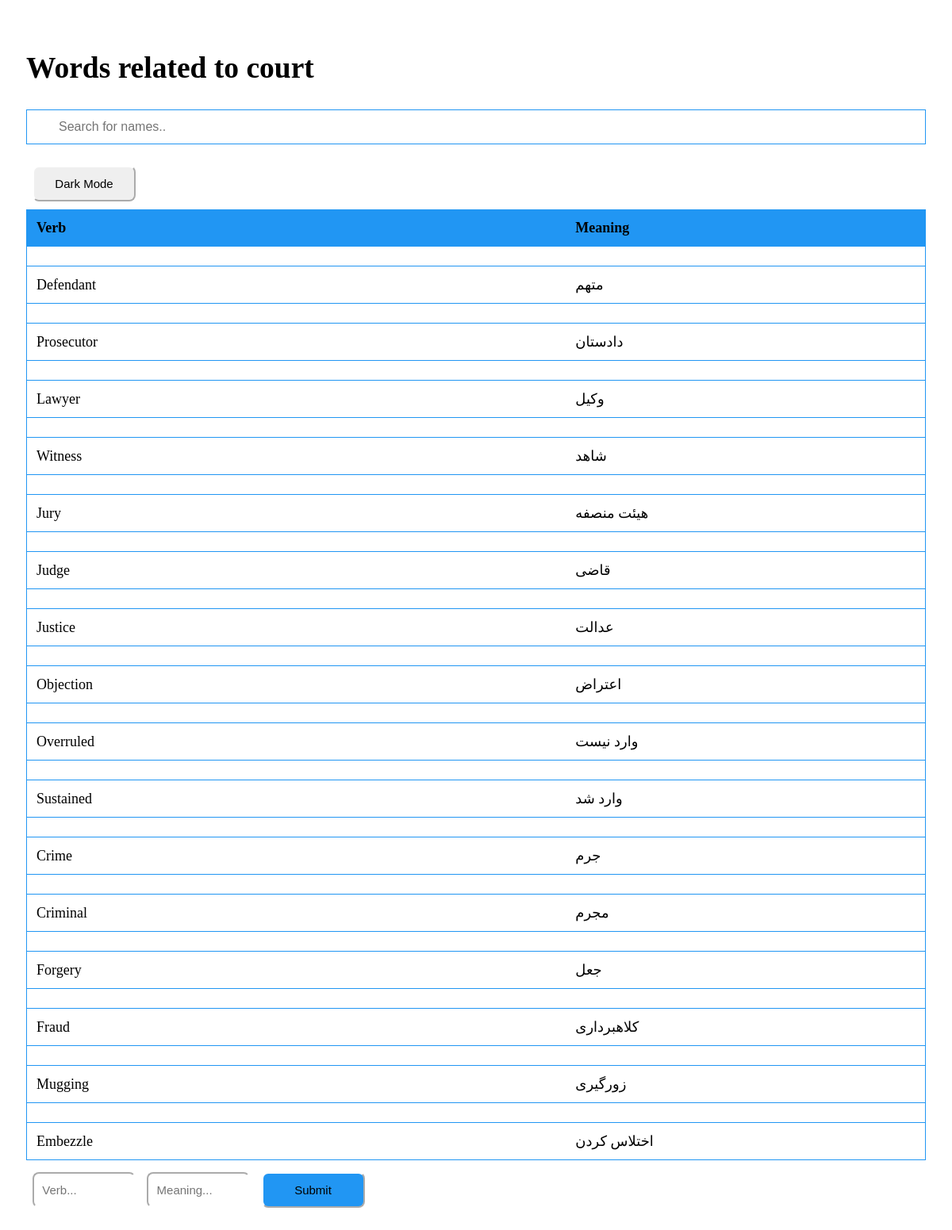
Page /verbs_court on the committed database.
### PracticeEnglish/models.py (models this page shows, shortened)
class verb_court(models.Model):
    verb = models.CharField(max_length=30)
    meaning = models.CharField(max_length=30)

### PracticeEnglish/views.py (the view)
# urls.py: path('verbs_court' , views.verbs_court, name= 'verbs_court'),
def verbs_court(request):
    if request.method == "POST":
        form = request.POST
        verb_court.objects.create(verb = form["verb"],meaning = form["meaning"])
    context ={
        'verbs_court' : verb_court.objects.all()
    }
    return render(request, 'PracticeEnglish/verbs_court.html', context)

### PracticeEnglish/templates/PracticeEnglish/verbs_court.html (shortened to what this page needs)
<!DOCTYPE html>
<html>
<head>
<link rel="stylesheet" href="https://cdnjs.cloudflare.com/ajax/libs/font-awesome/4.7.0/css/font-awesome.min.css">
</head>
<body>
<h2 style="width:40%; font-family:verdana">Words related to court</h2>
<input type="text" id="myInput" onkeyup="myFunction()" placeholder="Search for names.." title="Type in a name">
<table id="myTable">
  <tr class="header">
    <th style="width:60%; font-family:verdana">Verb</th>
    <th style="width:40%; font-family:verdana">Meaning</th>
  </tr>
  <tbody>
   {% for verb_court in verbs_court %}
    <th scope="row"></th>
    <tr>
    <td>
        {{ verb_court.verb }}
    </td>
    <td>
        {{ verb_court.meaning }}
    </td>
    </tr>
    {% endfor %}
    <button onclick="myFunction2()" style="width:130px; height: 45px; margin-bottom: 10px; margin-left: 8px;margin-top: 15px; border-radius: 8px; font-size: 15px; border-color: white;"><div id="myDIV">Dark Mode</div></button>
 </tbody>
</table>
<form action="/verbs_court" method="post">{% csrf_token %}
  <input type="text" name="verb" id="verb" placeholder="  Verb..." style="width:130px; height: 45px; margin-bottom: 10px; margin-left: 8px;margin-top: 15px; border-radius: 8px; font-size: 15px; border-color: white;">
  <input type="text" name="meaning" id="meaning" placeholder="  Meaning..." style="width:130px; height: 45px; margin-bottom: 10px; margin-left: 8px;margin-top: 15px; border-radius: 8px; font-size: 15px; border-color: white; " >
  <input type="submit"style="width:130px; height: 45px; margin-bottom: 10px; margin-left: 8px; margin-top: 15px; background-color: #2196f3; border-radius: 8px; font-size: 15px; border-color: white;">
</form>
</body>
</html>

### PracticeEnglish/templates/PracticeEnglish/verbs_court.html (style rules this page uses)
* { box-sizing: border-box; }
#myInput { background-image: url('/css/searchicon.png'); background-position: 10px 10px; background-repeat: no-repeat; width: 100%; font-size: 16px; padding: 12px 20px 12px 40px; border: 1px solid #2196f3; margin-bottom: 12px; }
#myTable { border-collapse: collapse; width: 100%; border: 1px solid #2196f3; font-size: 18px; }
#myTable th, #myTable td { text-align: left; padding: 12px; }
#myTable tr { border-bottom: 1px solid #2196f3; }
#myTable tr.header, #myTable tr:hover { background-color: #2196f3; }
body { padding: 25px; background-color: white; color: black; font-size: 25px; }

### rows in the picture
verb_court: verb "Defendant", meaning "متهم"
verb_court: verb "Prosecutor", meaning "دادستان"
verb_court: verb "Lawyer", meaning "وکیل"
verb_court: verb "Witness", meaning "شاهد"
verb_court: verb "Jury", meaning "هیئت منصفه"
verb_court: verb "Judge", meaning "قاضی"
verb_court: verb "Justice", meaning "عدالت"
verb_court: verb "Objection", meaning "اعتراض"
verb_court: verb "Overruled", meaning "وارد نیست"
verb_court: verb "Sustained", meaning "وارد شد"
verb_court: verb "Crime", meaning "جرم"
verb_court: verb "Criminal", meaning "مجرم"
verb_court: verb "Forgery", meaning "جعل"
verb_court: verb "Fraud", meaning "کلاهبرداری"
verb_court: verb "Mugging", meaning "زورگیری"
verb_court: verb "Embezzle", meaning "اختلاس کردن"
